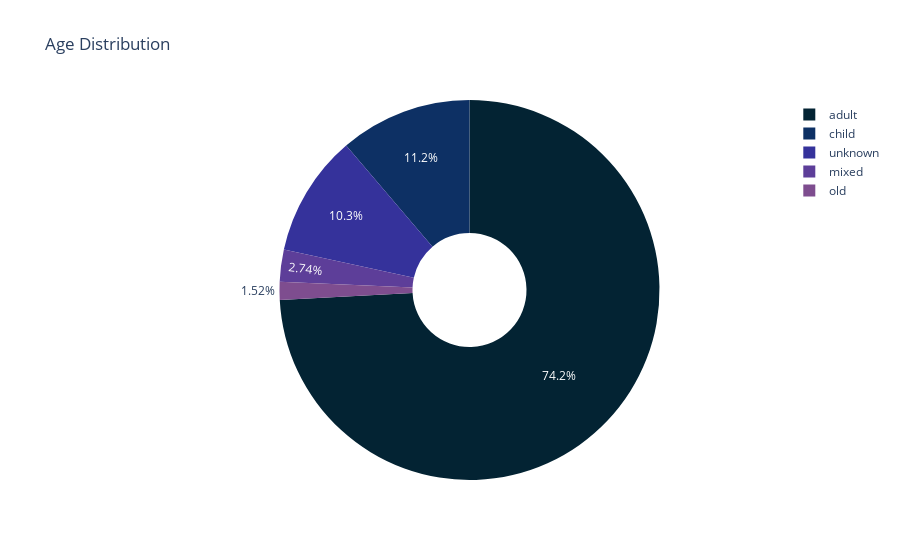

Notebook code cell kept with this figure:
### Code cell
age_chatgpt_counts=bog_mummies['age'].value_counts().reset_index()
fig = px.pie(age_chatgpt_counts, values='age', names='index', title='Age Distribution', color_discrete_sequence=px.colors.sequential.thermal, hole=.3)
fig.show()
file_path = 'age_distribution.svg'
pio.write_image(fig, file_path)

### Figure 1 — Plotly figure (JSON) as saved in the notebook; plotly's stock layout.template omitted (floating-point values rounded to 4 significant figures)
{"data": [{"domain": {"x": [0, 1], "y": [0, 1]}, "hole": 0.3, "hovertemplate": "index=%{label}<br>age=%{value}<extra></extra>", "labels": ["adult", "child", "unknown", "mixed", "old"], "legendgroup": "", "name": "", "showlegend": true, "type": "pie", "values": [244, 37, 34, 9, 5]}], "layout": {"legend": {"tracegroupgap": 0}, "piecolorway": ["rgb(3, 35, 51)", "rgb(13, 48, 100)", "rgb(53, 50, 155)", "rgb(93, 62, 153)", "rgb(126, 77, 143)", "rgb(158, 89, 135)", "rgb(193, 100, 121)", "rgb(225, 113, 97)", "rgb(246, 139, 69)", "rgb(251, 173, 60)", "rgb(246, 211, 70)", "rgb(231, 250, 90)"], "title": {"text": "Age Distribution"}}}
